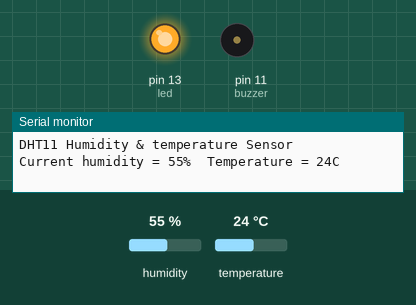
This sketch was run on a simulated Arduino Uno, built with avr-gcc and run on an emulated ATmega328P. Shown: output pins drawn as LEDs (lit = HIGH), buzzer (waves = sounding, pin HIGH), the last lines printed to the serial monitor. The test bench sets the inputs (shaded band); at power-on: humidity 55 %, temperature 24 °C.

Above: at 3.2 s.
3.3 s: humidity set to 41 %
8.9 s: humidity set to 38 %
At 13.4 s:
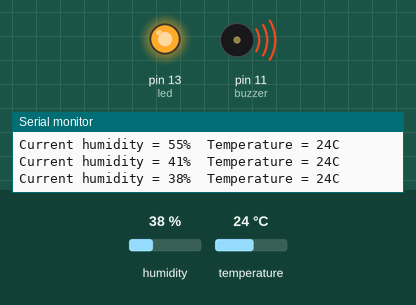
14.5 s: temperature set to 28 °C
20.1 s: temperature set to 31 °C
At 22.8 s:
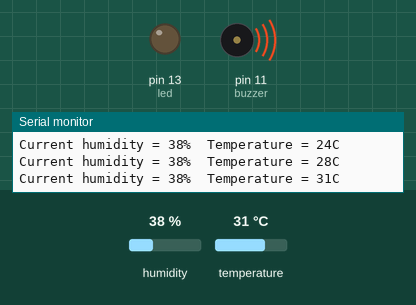
25.7 s: humidity set to 40 %
At 27.5 s:
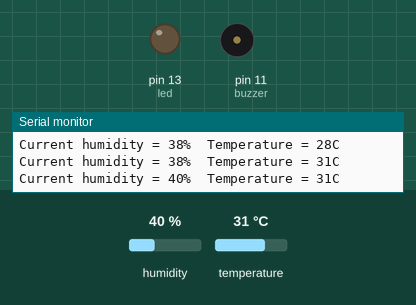
31.3 s: humidity set to 22 %
At 33.3 s:
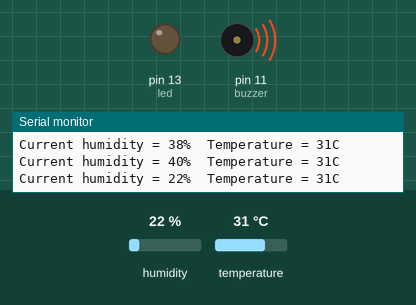
Timing chart, 0 to 34.8 s (numbered marks = the images above; inputs shaded):
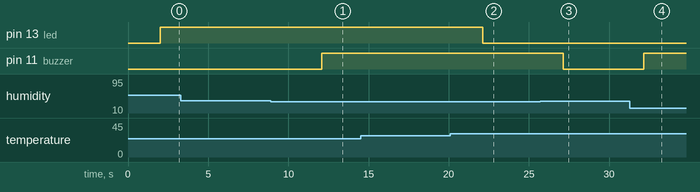

Measured:
- the behaviour switches between 40 and 39 % on humidity (found by bisection; images 0 and 1)
- the behaviour switches between 29 and 30 °C on temperature (found by bisection; images 1 and 2)
- after the input at 8.9 s, pin 11 (buzzer): LOW → HIGH after 3.2 s
- after the input at 20.1 s, pin 13 (led): HIGH → LOW after 2.0 s
- after the input at 25.7 s, pin 11 (buzzer): HIGH → LOW after 1.4 s
- after the input at 31.3 s, pin 11 (buzzer): LOW → HIGH after 0.87 s

The sketch:

thermostat.ino
```cpp
/*
Code by:
M.Hashir and Areej

This is a code that controls a component based on temperature and humidity measured by sensor

Hardware:
- Arduino
- 3 wires
- DHT11 sensor
- Buzzer

Connections:
When perforated side (side with holes) of DHT sensor is towards you, the left most leg is pin 1 and right most leg is pin 4
Connect pin 1 of dht11 to pin 5V of Arduino
Connect pin 2 of dht11 to pin 2 of Arduino
Connect pin 4 of dht11 to pin GND of Arduino

Connect longer leg of buzzer to pin 11 of Arduino
Connect shorter leg of buzzer to GND of Arduino

A built in LED is already connected on pin 13
*/

#include <dht11.h>                    //Install this library using library manager
int dht_pin= 2;                        //DHT11 is connected to pin 2
int buzzer = 11;
int led = 13;

dht11 DHT;

void setup(){

  pinMode(buzzer,OUTPUT);
  pinMode(led,OUTPUT);
  Serial.begin(9600);                                            //donot edit this line
  delay(1000);                                                   //wait for 1 second
  Serial.println("DHT11 Humidity & temperature Sensor\n\n");     //Print this on Serial monitor when program starts
  delay(1000);                                                   //wait for 1 second

}

void loop(){

    DHT.read(dht_pin);                            //Read Humidity and Temperature value from sensor
    int temperature = DHT.temperature;
    int humidity = DHT.humidity;
    Serial.print("Current humidity = ");           //Print this on Serial monitor
    Serial.print(humidity);                    //Print the value of Humidity on serial monitor
    Serial.print("%  ");                           //donot edit this line
    Serial.print("Temperature = ");                //Print this on Serial monitor
    Serial.print(temperature);                 //Print the value of Temperature on serial monitor
    Serial.println("C  ");                         //donot edit this line

    if(temperature<30){         //If temperature is less than 30 degree
    digitalWrite(led,HIGH);          //Turn on LED
    }
    else{                       //Otherwise
    digitalWrite(led,LOW);           //Turn off LED
    }

      if(humidity<40){         //If humidity is less than 40 percent
    digitalWrite(buzzer,HIGH);          //Turn on buzzer
    }
    else{                       //Otherwise
    digitalWrite(buzzer,LOW);           //Turn off buzzer
    }

    delay(5000);                                   //Wait for 5 seconds

}
```
